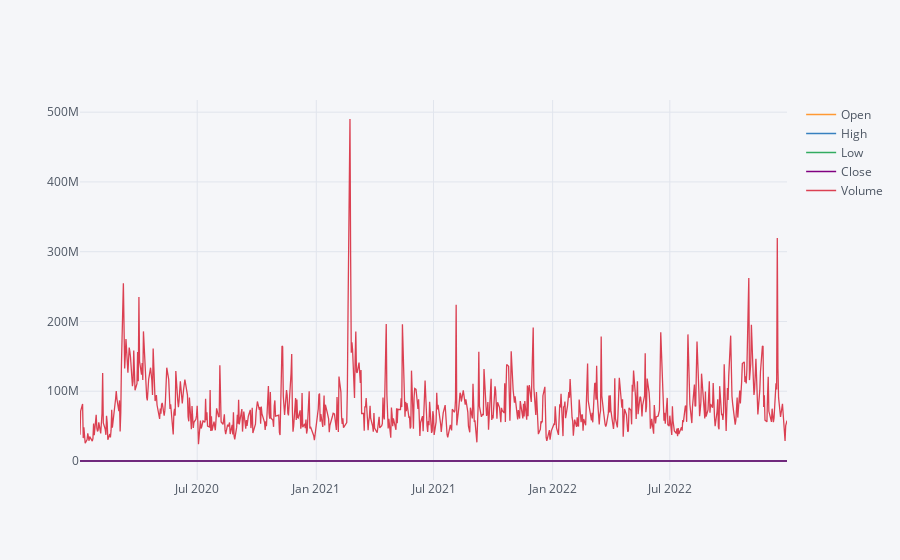

Here is the notebook cell this chart was saved with:
### Markdown cell above
## The Financial dataset

This tutorial uses a Yahoo Finance Brazilian stock data.

### Code cell
import yfinance as yf
import cufflinks as cf

data = yf.download(["PETR4.SA", "VALE3.SA"], start="2020-01-01", end="2023-01-01", auto_adjust=True, group_by="ticker")
data["PETR4.SA"].iplot()
data["PETR4.SA"].to_csv("PETR4.csv")

### Figure 1 — Plotly figure (JSON) as saved in the notebook; plotly's stock layout.template omitted (floating-point values rounded to 4 significant figures; data arrays with more than 128 entries replaced by an {"elided": "..."} marker saying what was removed)
{"data": [{"line": {"color": "rgba(255, 153, 51, 1.0)", "dash": "solid", "shape": "linear", "width": 1.3}, "mode": "lines", "name": "Open", "text": "", "type": "scatter", "x": {"elided": "745 str values"}, "y": {"elided": "745 float values"}}, {"line": {"color": "rgba(55, 128, 191, 1.0)", "dash": "solid", "shape": "linear", "width": 1.3}, "mode": "lines", "name": "High", "text": "", "type": "scatter", "x": {"elided": "745 str values"}, "y": {"elided": "745 float values"}}, {"line": {"color": "rgba(50, 171, 96, 1.0)", "dash": "solid", "shape": "linear", "width": 1.3}, "mode": "lines", "name": "Low", "text": "", "type": "scatter", "x": {"elided": "745 str values"}, "y": {"elided": "745 float values"}}, {"line": {"color": "rgba(128, 0, 128, 1.0)", "dash": "solid", "shape": "linear", "width": 1.3}, "mode": "lines", "name": "Close", "text": "", "type": "scatter", "x": {"elided": "745 str values"}, "y": {"elided": "745 float values"}}, {"line": {"color": "rgba(219, 64, 82, 1.0)", "dash": "solid", "shape": "linear", "width": 1.3}, "mode": "lines", "name": "Volume", "text": "", "type": "scatter", "x": {"elided": "745 str values"}, "y": {"elided": "745 int values"}}], "layout": {"legend": {"bgcolor": "#F5F6F9", "font": {"color": "#4D5663"}}, "paper_bgcolor": "#F5F6F9", "plot_bgcolor": "#F5F6F9", "title": {"font": {"color": "#4D5663"}}, "xaxis": {"gridcolor": "#E1E5ED", "showgrid": true, "tickfont": {"color": "#4D5663"}, "title": {"font": {"color": "#4D5663"}, "text": ""}, "zerolinecolor": "#E1E5ED"}, "yaxis": {"gridcolor": "#E1E5ED", "showgrid": true, "tickfont": {"color": "#4D5663"}, "title": {"font": {"color": "#4D5663"}, "text": ""}, "zerolinecolor": "#E1E5ED"}}}
